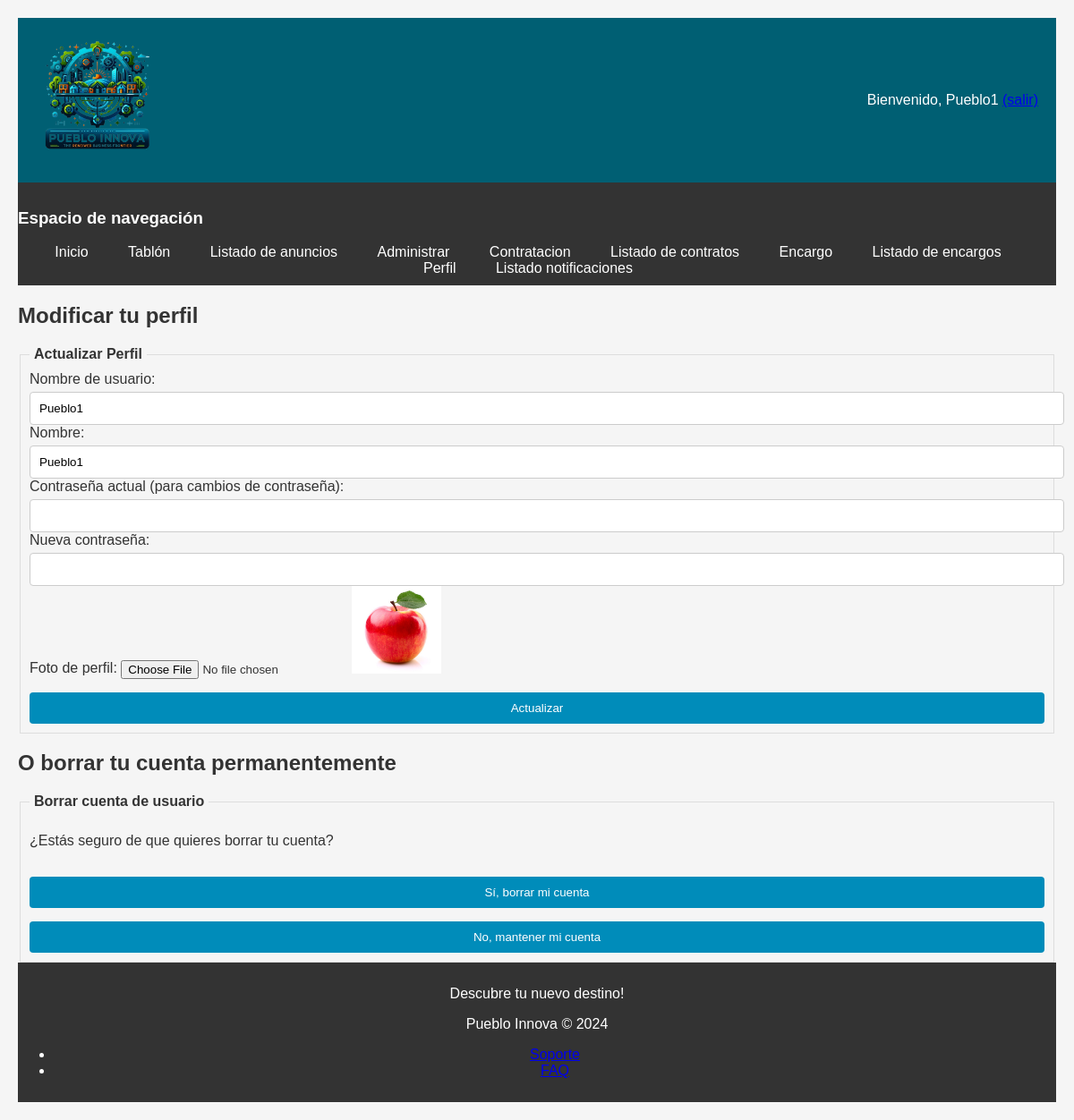
Screenshot of /perfilModificar.php (signed in) with the database file from the repository.
### tables this page shows
CREATE TABLE `usuarios` (
  `id` int(11) NOT NULL,
  `nombreUsuario` varchar(30) NOT NULL,
  `password` varchar(70) NOT NULL,
  `nombre` varchar(50) NOT NULL,
  `rol` int(11) NOT NULL,
  `nombreImg` varchar(70) NOT NULL COMMENT 'Nombre la foto de perfil. Calcula la ruta en carpetas'
);

### includes/clases/Usuario.php (called while the page is built, shortened)
<?php
class Usuario
{
    private $nombreUsuario;
    private $nombre;
    private $nombreImg;
    private function __construct($nombreUsuario, $password, $nombre, $rol, $nombreImg, $id = null)
    {
        $this->nombreUsuario = $nombreUsuario;
        $this->nombre = $nombre;
        $this->nombreImg = $nombreImg;
    }
    public static function buscaPorId($idUsuario)
    {
        $conn = Aplicacion::getInstance()->getConexionBd();
        $query = sprintf("SELECT * FROM usuarios WHERE id=%d", $idUsuario);
        $rs = $conn->query($query);
        $result = false;
        if ($rs) {
            $fila = $rs->fetch_assoc();
            if ($fila) {
                $result = new Usuario($fila['nombreUsuario'], $fila['password'], $fila['nombre'], $fila['rol'], $fila['nombreImg'], $fila['id']);
            }
        } else {
            error_log("Error BD ({$conn->errno}): {$conn->error}");
        }
        return $result;
    }
    public function getNombreUsuario()
    {
        return $this->nombreUsuario;
    }
    public function getNombre()
    {
        return $this->nombre;
    }
    public function getNombreImg()
    {
        return $this->nombreImg;
    }
}
?>

### includes/formularios/FormularioPerfilModificar.php (the view, shortened to what this page needs)
<?php
require_once __DIR__.'/../../includes/clases/Usuario.php';
require_once 'Formulario.php';
class FormularioModificarPerfil extends Formulario
{
    protected function generaCamposFormulario(&$datos) {
        $usuario = Usuario::buscaPorId($_SESSION['id']);
        $nombreUsuario = $usuario->getNombreUsuario();
        $nombre = $usuario->getNombre();
        $rutaImagenActual = $usuario->getNombreImg();
        $htmlErroresGlobales = self::generaListaErroresGlobales($this->errores);
        $erroresCampos = self::generaErroresCampos(['nombreUsuario', 'nombre', 'previousPassword', 'password', 'fotoPerfil'], $this->errores, 'span', array('class' => 'error'));
        return <<<EOF
        $htmlErroresGlobales
        <fieldset>
            <legend>Actualizar Perfil</legend>
            <div>
                <label for="nombreUsuario">Nombre de usuario:</label>
                <input id="nombreUsuario" type="text" name="nombreUsuario" value="$nombreUsuario" required>
                {$erroresCampos['nombreUsuario']}
            </div>
            <div>
                <label for="nombre">Nombre:</label>
                <input id="nombre" type="text" name="nombre" value="$nombre" required>
                {$erroresCampos['nombre']}
            </div>
            <div>
                <label for="previousPassword">Contraseña actual (para cambios de contraseña):</label>
                <input id="previousPassword" type="password" name="previousPassword">
                {$erroresCampos['previousPassword']}
            </div>
            <div>
                <label for="password">Nueva contraseña:</label>
                <input id="password" type="password" name="password">
                {$erroresCampos['password']}
            </div>
            <div>
                <label for="fotoPerfil">Foto de perfil:</label>
                <input id="fotoPerfil" type="file" name="fotoPerfil" accept="image/*">
                {$erroresCampos['fotoPerfil']}
                <img src="$rutaImagenActual" alt="Foto de perfil actual" style="width: 100px;">
            </div>
            <div>
                <button type="submit" name="update">Actualizar</button>
            </div>
        </fieldset>
        EOF;
    }
}
?>

### css/prueba.css (style rules this page uses)
body { font-family: 'Arial', sans-serif; background-color: #f5f5f5; color: #333; padding: 20px; margin: 0; }
fieldset { border: 1px solid #ddd; padding: 10px; margin-top: 15px; }
legend { padding: 0 5px; font-weight: bold; }
input[type="text"], input[type="password"], input[type="email"], input[type="number"], input[type="submit"], select, button { width: 100%; padding: 10px; margin-top: 5px; border: 1px solid #ccc; border-radius: 4px; }
input[type="submit"], button { background-color: #008cba; color: white; border: none; cursor: pointer; margin-top: 15px; }

### rows the page displays
usuarios: nombreUsuario "Pueblo1", nombre "Pueblo1", nombreImg (picture)

### other values shown
$_SESSION['nombre'] "Pueblo1"
